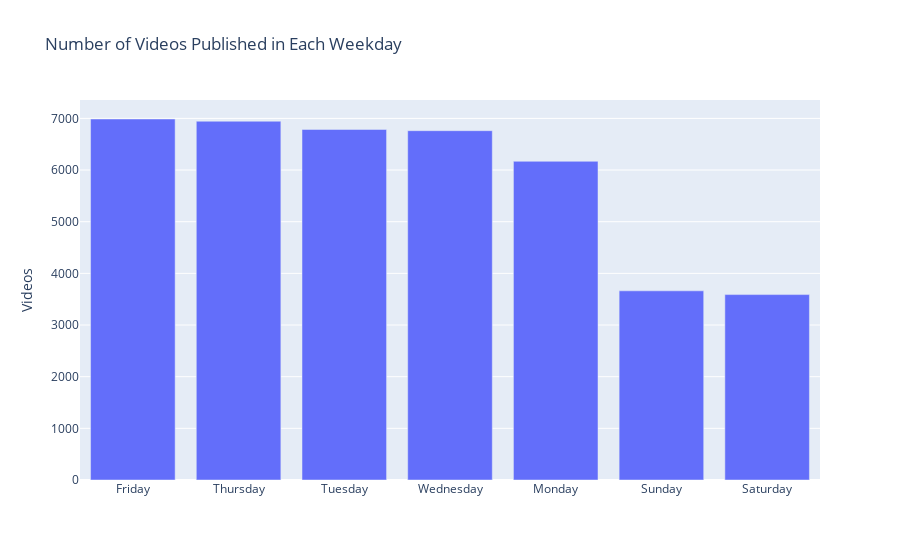

Notebook code cell kept with this figure:
### Markdown cell above
## Publish Date

What day of the week should I publish my video, you might ask? Does it really matter? Isn't it if my video has really good content, the number of views will eventually increase? It is not quite that simple. How important is it to choose a right day, at the right time to post your video? Time is the key point. If your video can get a strong burst of views in the first three days after it comes out, and if its content is excellent, it will get onto the trending list faster. Once your video appears on the trending list, more people will see and click on it, meaning more views, longer time remaining on the trending list and harder for other videos to beat yours.

### Code cell
data_bar = new['publish_wd'].map(dict(zip(range(7),
        ['Monday', 'Tuesday', 'Wednesday','Thursday','Friday','Saturday','Sunday']))).value_counts()
# Use textposition='auto' for direct text
fig = go.Figure(data=[go.Bar(
            x=data_bar.index.values, y=data_bar,
            textposition='auto',
        )])
fig.update_layout(title = "Number of Videos Published in Each Weekday",yaxis=dict(
            title='Videos'))
fig.show()

### Figure 1 — Plotly figure (JSON) as saved in the notebook; plotly's stock layout.template omitted (floating-point values rounded to 4 significant figures)
{"data": [{"textposition": "auto", "type": "bar", "x": ["Friday", "Thursday", "Tuesday", "Wednesday", "Monday", "Sunday", "Saturday"], "y": [6988, 6945, 6786, 6762, 6169, 3662, 3589]}], "layout": {"title": {"text": "Number of Videos Published in Each Weekday"}, "yaxis": {"title": {"text": "Videos"}}}}
